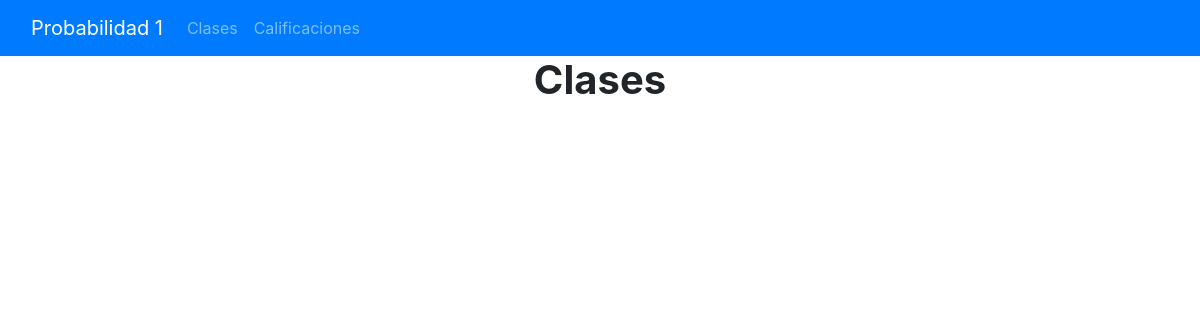
Before: /clase/ with the older database file.
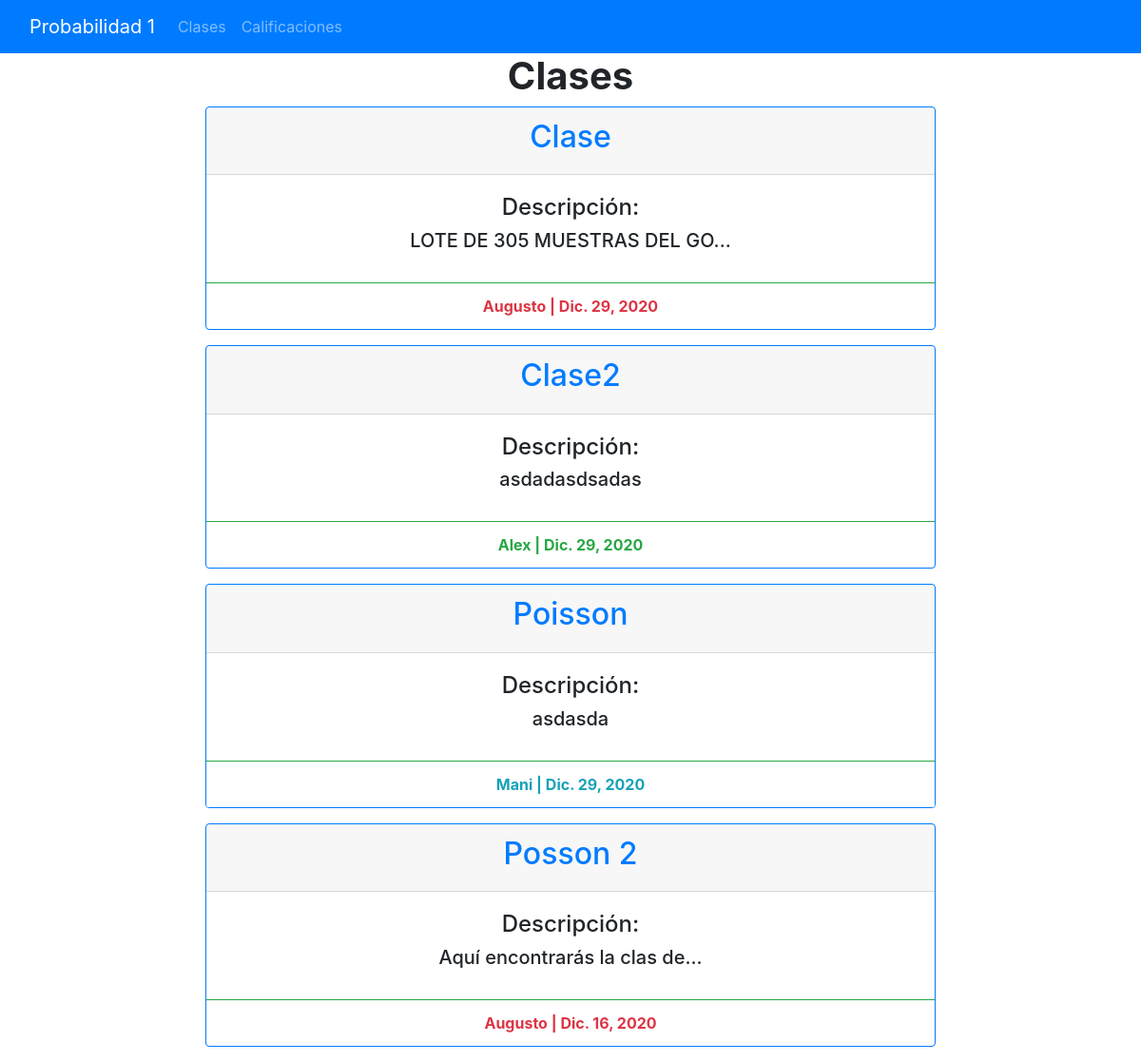
After: the same page with the newer database file.
### clases/models.py (models this page shows, shortened)
class Clase(models.Model):
    Autores = [
    ('Augusto', 'Augusto'),
    ('Alex', 'Alex'),
    ('Mani', 'Mani'),
    ]
    titulo = models.CharField('titulo',max_length=100,null=True)
    fecha=models.DateField( auto_now=False, auto_now_add=False, null=True)
    autor =models.CharField(choices=Autores, max_length=50, null=True)
    descripcion = models.CharField( max_length=50, null=True)
    pdf = models.FileField(upload_to='static/media', null=True)

### clases/views.py (the view)
# urls.py: path('', views.clases, name="clases"),
def clases(request):
    clases = Clase.objects.order_by('-fecha')
    return render(request, 'clases/clases.html', {'clases':clases})

### clases/templates/clases/clases.html (shortened to what this page needs)
{% extends 'proba1/base.html' %}
{% block content %}
<h1 id="blogtitle" class="font-weight-bold text-center">Clases</h1>
{% for clase in clases %}
<div class="container text-center col d-flex justify-content-center"  >
   <div class="card border-primary mb-3" style="width: 48rem;">
        <div class="card-header"><a href="{% url 'clases:detail' clase.id %}"</a>
             <h2>{{ clase.titulo }}</h2>
            </a>
        </div>
          <div class="card-body ">
              <h4>Descripción:</h4>
            <h5 class="card-title">{{ clase.descripcion|striptags|truncatechars:30 }}</h5>
          </div>
        {% if clase.autor == 'Alex' %}
          <div class="card-footer bg-transparent text-success border-success" style="font-weight:bold"> {{ clase.autor }} | {{ clase.fecha }} </div>
          {% elif clase.autor == 'Augusto' %}
            <div class="card-footer bg-transparent text-danger border-success" style="font-weight:bold"> {{ clase.autor }} | {{ clase.fecha }} </div>
            {% else %}
             <div class="card-footer bg-white text-info  border-success" style="font-weight:bold"> {{ clase.autor }} | {{ clase.fecha }} </div>
        {% endif %}
    </div>
</div>
{% endfor %}
{% endblock content %}

### proba1/templates/proba1/base.html (shortened to what this page needs)
{% load static %}
<link rel="stylesheet" href="https://stackpath.bootstrapcdn.com/bootstrap/4.4.1/css/bootstrap.min.css">
    <link href="{% static 'core/vendor/bootstrap/css/bootstrap.min.css' %}" rel="stylesheet">
    <link href="{% static 'core/vendor/font-awesome/css/font-awesome.min.css' %}" rel="stylesheet" type="text/css">
    <link href="{% static 'core/css/main.css' %}" rel="stylesheet">
    <link rel="stylesheet" href="https://cdnjs.cloudflare.com/ajax/libs/twitter-bootstrap/4.5.0/css/bootstrap.min.css" />
  <nav class="navbar navbar-expand-lg navbar-dark bg-primary">
        <div class="container-fluid">
          <a class="navbar-brand" href="{% url 'clases:clases' %}">Probabilidad 1</a>
          <div class="collapse navbar-collapse" id="ned">
            <ul class="navbar-nav mr-auto">
              <li class="nav-item">
                <a class="nav-link" href="{% url 'clases:clases' %}">Clases</a>
              </li>
              <li class="nav-item">
                <a class="nav-link" href="{% url 'password' %}">Calificaciones</a>
              </li>
            </ul>
          </div>
        </div>
      </nav>
{% block content %}
{% endblock content %}

Changed rows visible on the page:
added Clase: titulo "Clase", descripcion "LOTE DE 305 MUESTRAS DEL GO...", autor "Augusto", fecha "Dic. 29, 2020"
added Clase: titulo "Clase2", descripcion "asdadasdsadas", autor "Alex", fecha "Dic. 29, 2020"
added Clase: titulo "Poisson", descripcion "asdasda", autor "Mani", fecha "Dic. 29, 2020"
added Clase: titulo "Posson 2", descripcion "Aquí encontrarás la clas de...", autor "Augusto", fecha "Dic. 16, 2020"
